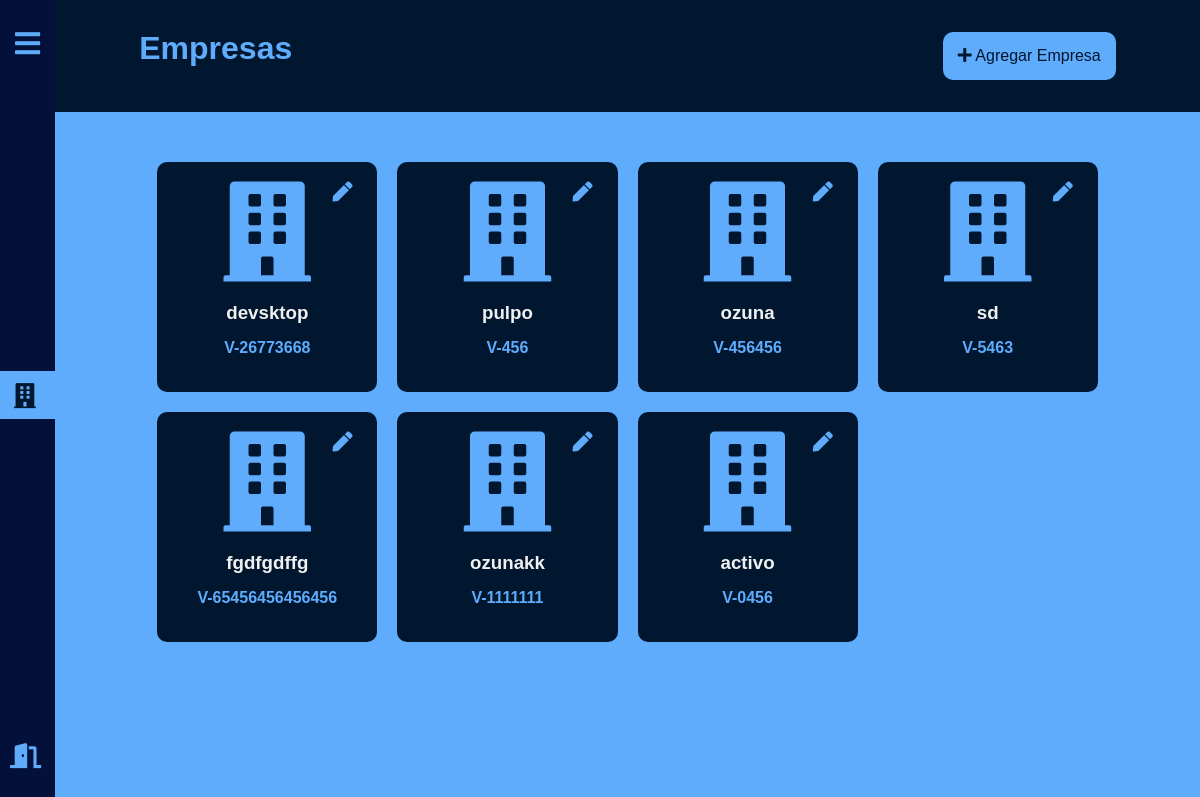
/admin.php (signed in), run on the app's committed database.
### tables this page shows
CREATE TABLE `enterprise` (
  `id` int(10) UNSIGNED NOT NULL,
  `name` varchar(45) NOT NULL,
  `rif` varchar(45) NOT NULL,
  `dir` varchar(45) NOT NULL,
  `phone` varchar(45) NOT NULL,
  `risk` decimal(2,2) NOT NULL
);

### admin.php (the view, shortened to what this page needs)
<?php
include("db.php");
$query = "SELECT * FROM enterprise";
$result = $conn->query($query);
?>
<!DOCTYPE html>
<html lang="es">
<head>
    <link rel="stylesheet" href="https://use.fontawesome.com/releases/v5.13.0/css/solid.css">
    <link rel="stylesheet" href="https://use.fontawesome.com/releases/v5.13.0/css/fontawesome.css">
    <link rel="stylesheet" href="css/admin.min.css">
    <link rel="stylesheet" href="css/products.min.css">
    </body>
</head>
<body>
    <div class="nav_container">
        <nav class="nav" id="menuNormal">
            <div class="container">
                <div class="main_nav_buttons">
                    <div class="menu_icon nav_buttons" id="menu_button">
                        <i class="fas fa-bars"></i>
                    </div>
                </div>
                <div class="nav_buttons options">
                    <a href="admin.php" class="icon_link active building"><i class="fas fa-building active"></i><span class="icon_text active">Empresas</span></a>
                </div>
                <div class="logout_button nav_buttons">
                    <a href="logout.php" class="icon_link"><i class="fas fa-door-open"></i><span class="icon_text">Salir</span></a>
                </div>
            </div>
        </nav>
    </div>
    <header class="header">
        <div class="container">
            <h2>Empresas</h2>
            <a id="addProduct" href="addEnterprise.php"><i class="fas fa-plus"></i> Agregar Empresa</a>
        </div>
    </header>
    <main class="main">
        <div class="container">
            <ul class="products_list">
                <?php
                if ($result->num_rows > 0) {
                    while ($row = $result->fetch_assoc()) { ?>
                        <li class="product" onclick="location.href='departments.php?enterprise=<?php echo $row['id'] ?>'">
                            <div class="product_edit_iconbox">
                                <a href="editEnterprise.php?enterprise=<?php echo $row['id'] ?>"><i class="product_edit_iconbox_icon fas fa-pen"></i></a>
                            </div>
                            <div class="product_imgbox">
                                <i class="product_imgbox_img fas fa-building"></i>
                            </div>
                            <div class="product_info">
                                <div class="product_info_titlebox">
                                    <h3 class="product_info_titlebox_title">
                                        <?php echo $row['name'] ?>
                                    </h3>
                                    <div class="product_info_titlebox_price">
                                        <?php echo $row['rif'] ?>
                                    </div>
                                </div>
                            </div>
                        </li>
                <?php }
                    echo "</ul>";
                } else {
                    echo "</ul>";
                    echo "<h2>No se han encontrado resultados</h2>";
                }
                ?>
        </div>
    </main>
</body>
</html>

### data on the page
enterprise: name "devsktop", rif "V-26773668"
enterprise: name "pulpo", rif "V-456"
enterprise: name "ozuna", rif "V-456456"
enterprise: name "sd", rif "V-5463"
enterprise: name "fgdfgdffg", rif "V-65456456456456"
enterprise: name "ozunakk", rif "V-1111111"
enterprise: name "activo", rif "V-0456"
